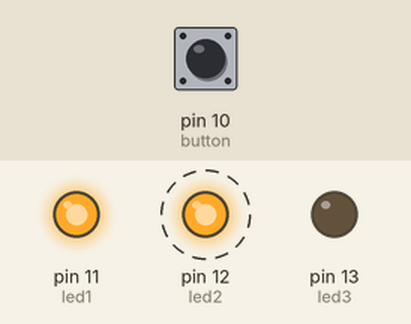
This sketch was run on a simulated Arduino Uno, built with avr-gcc and run on an emulated ATmega328P. Parts: output pins drawn as LEDs (lit = HIGH). Dashed ring = blinking. The inputs (shaded band) are chosen by the test bench; at power-on: pin 10 (button) HIGH.

Above: at 1.2 s.
1.3 s: pin 10 (button) pulled LOW for 0.15 s
At 3.8 s:
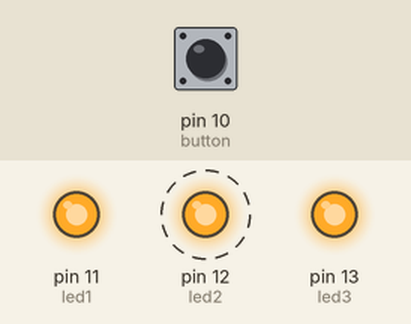
4.4 s: pin 10 (button) pulled LOW for 1 s
At 5.2 s:
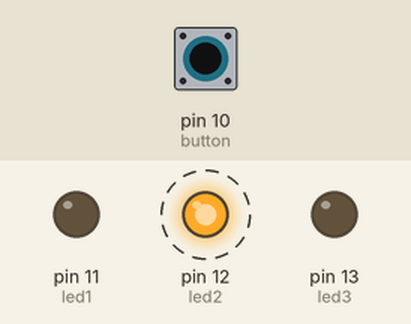
7.4 s: pin 10 (button) pulled LOW for 0.15 s
At 7.47 s:
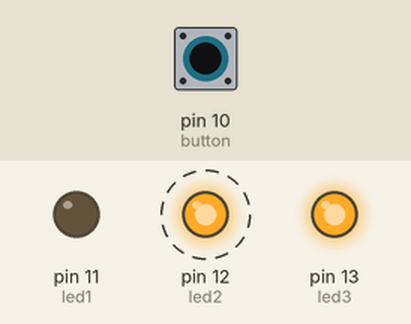
10.4 s: pin 10 (button) pulled LOW for 3.2 s
At 12.3 s:
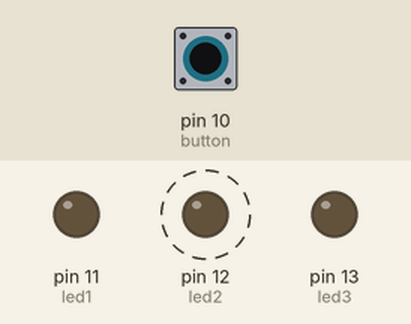
Timing chart, 0 to 16.1 s (numbered marks = the images above; inputs shaded):
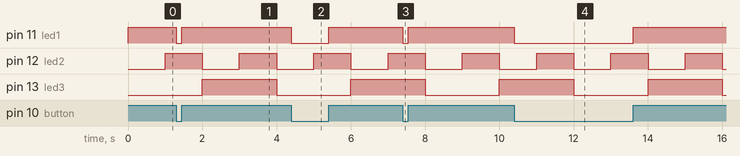

Measured:
- after the input at 1.3 s, pin 11 (led1): HIGH → LOW at once, → HIGH 0.15 s later
- after the input at 4.4 s, pin 11 (led1): HIGH → LOW at once, → HIGH 1.0 s later
- after the input at 7.4 s, pin 11 (led1): HIGH → LOW at once, → HIGH 0.15 s later
- after the input at 10.4 s, pin 11 (led1): HIGH → LOW at once, → HIGH 3.2 s later
- by itself, pin 12 (led2): alternates HIGH for 1.0 s and LOW for 1.0 s

The sketch:

main.ino
```cpp
// C++ code
// time
unsigned long time;
unsigned long prevtime1 = millis();
unsigned long prevtime2 = millis();

// state
boolean status = false;
int led2State = LOW;
int led3State = LOW;


// led
const int led3 = 13;
const int led2 = 12;
const int led1 = 11;
// btn
const int button = 10;


void setup()
{
  PinModeLed(11, 13);
  pinMode(button, INPUT_PULLUP);
}

void PinModeLed(int start, int end){
	for(int i = start; i<=end; i++)
    {
    	pinMode(i, OUTPUT);
    }
}

void loop()
{
  // init current time
  time = millis();
  HelloLed2();
  HelloLed3();
  proButton();
}

void HelloLed2() {
  const long interval1 = 1000;
  if(time - prevtime1 >= interval1)
  {
    led2State = !led2State;
  	digitalWrite(led2, led2State);

    prevtime1 = time;
  }
}

void HelloLed3() {

  const long interval2 = 2000;

  if(time - prevtime2 >= interval2)
  {
    led3State = !led3State;
  	digitalWrite(led3, led3State);

    prevtime2 = time;
  }
}

void proButton() {
	status = digitalRead(button);
  	digitalWrite(led1, status);
}
```
